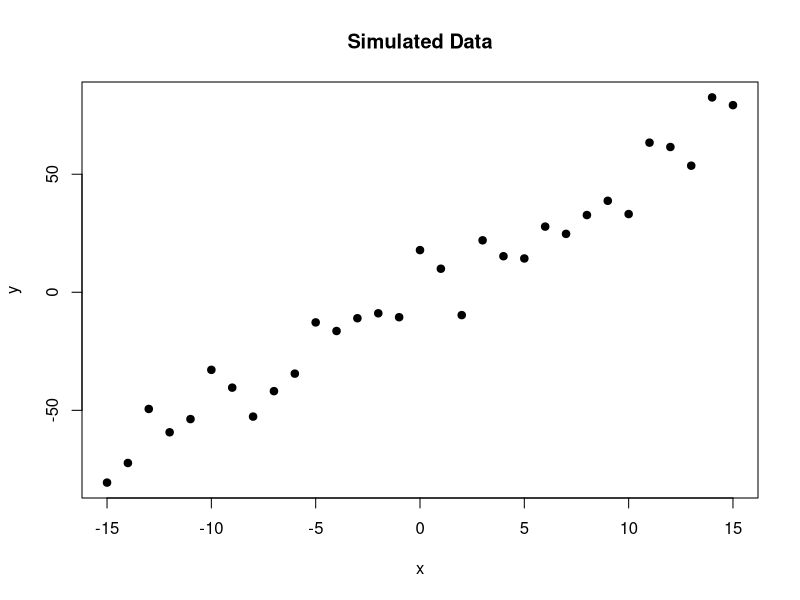
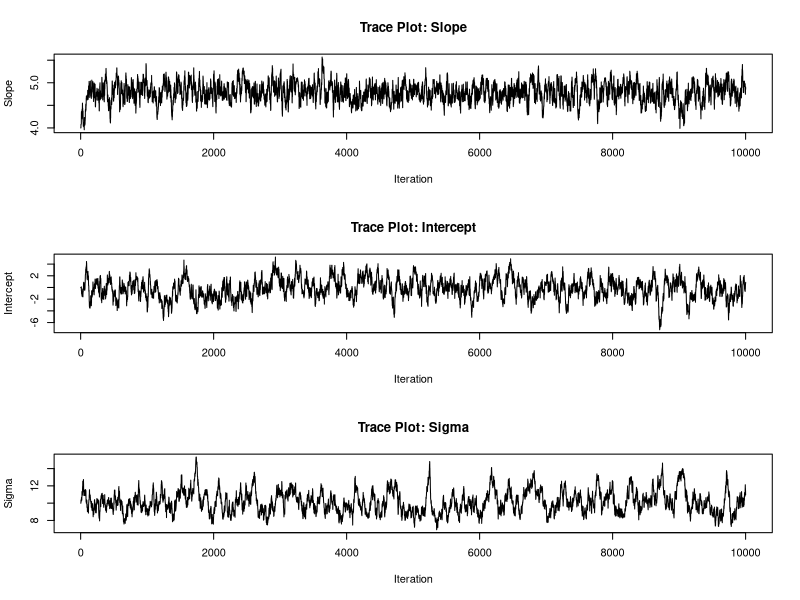
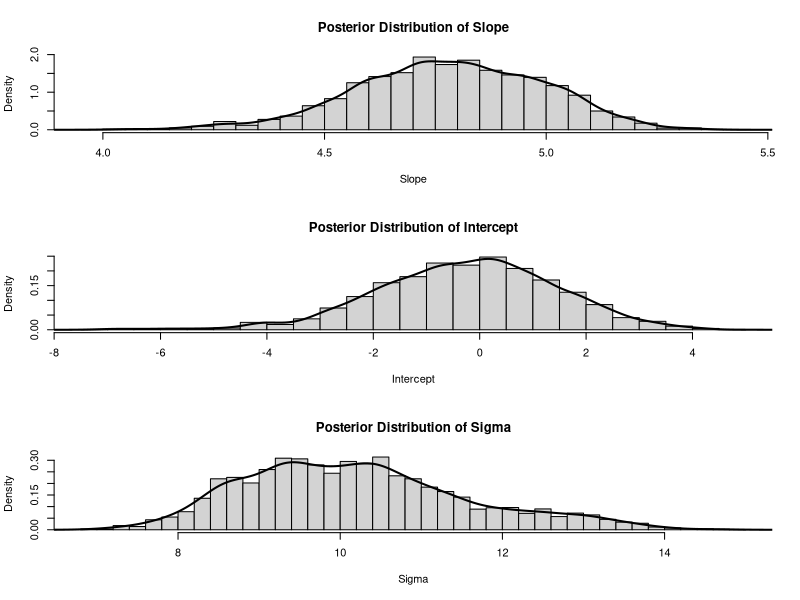

These figures' R source, in order:
## ---- chunk 1
knitr::opts_chunk$set(
  echo = TRUE,
  message = FALSE,
  warning = FALSE,
  fig.width = 8,
  fig.height = 5
)
## ---- chunk 2
set.seed(123)

#-----------------------------
# 1. Generate simulated data
#-----------------------------

trueA  <- 5
trueB  <- 0
trueSd <- 10

sampleSize <- 31

x <- (-(sampleSize - 1) / 2):
      ((sampleSize - 1) / 2)

y <- trueA * x +
     trueB +
     rnorm(
       n = sampleSize,
       mean = 0,
       sd = trueSd
     )

plot(
  x,
  y,
  main = "Simulated Data",
  xlab = "x",
  ylab = "y",
  pch = 19
)

#-----------------------------
# 2. Log-likelihood
#-----------------------------

log_likelihood <- function(param) {

  a     <- param[1]
  b     <- param[2]
  sigma <- param[3]

  if (!is.finite(sigma) || sigma <= 0) {
    return(-Inf)
  }

  predicted_mean <- a * x + b

  log_density <- dnorm(
    y,
    mean = predicted_mean,
    sd = sigma,
    log = TRUE
  )

  return(sum(log_density))
}

#-----------------------------
# 3. Log-prior
#-----------------------------

log_prior <- function(param) {

  a     <- param[1]
  b     <- param[2]
  sigma <- param[3]

  if (
    a < 0 ||
    a > 10 ||
    sigma <= 0 ||
    sigma > 30
  ) {
    return(-Inf)
  }

  log_prior_a <- dunif(
    a,
    min = 0,
    max = 10,
    log = TRUE
  )

  log_prior_b <- dnorm(
    b,
    mean = 0,
    sd = 5,
    log = TRUE
  )

  log_prior_sigma <- dunif(
    sigma,
    min = 0,
    max = 30,
    log = TRUE
  )

  return(
    log_prior_a +
    log_prior_b +
    log_prior_sigma
  )
}

#-----------------------------
# 4. Log-posterior
#-----------------------------

log_posterior <- function(param) {

  lp <- log_prior(param)

  if (!is.finite(lp)) {
    return(-Inf)
  }

  return(
    log_likelihood(param) + lp
  )
}

#-----------------------------
# 5. Proposal distribution
#-----------------------------

proposal_function <- function(param) {

  rnorm(
    n = 3,
    mean = param,
    sd = c(0.1, 0.5, 0.3)
  )
}

#-----------------------------
# 6. Metropolis algorithm
#-----------------------------

run_metropolis_MCMC <- function(
  start_value,
  iterations
) {

  chain <- matrix(
    NA_real_,
    nrow = iterations + 1,
    ncol = 3
  )

  colnames(chain) <- c(
    "slope",
    "intercept",
    "sigma"
  )

  chain[1, ] <- start_value

  accepted <- 0

  for (i in seq_len(iterations)) {

    current <- chain[i, ]

    proposal <- proposal_function(current)

    log_acceptance_ratio <-
      log_posterior(proposal) -
      log_posterior(current)

    if (
      is.finite(log_acceptance_ratio) &&
      log(runif(1)) < min(0, log_acceptance_ratio)
    ) {

      chain[i + 1, ] <- proposal
      accepted <- accepted + 1

    } else {

      chain[i + 1, ] <- current
    }
  }

  return(
    list(
      chain = chain,
      acceptance_rate = accepted / iterations
    )
  )
}

#-----------------------------
# 7. Run MCMC
#-----------------------------

start_value <- c(
  slope = 4,
  intercept = 0,
  sigma = 10
)

fit <- run_metropolis_MCMC(
  start_value = start_value,
  iterations = 10000
)

chain <- fit$chain

fit$acceptance_rate

#-----------------------------
# 8. Remove burn-in
#-----------------------------

burn_in <- 5000

post_chain <- chain[
  (burn_in + 1):nrow(chain),
  ,
  drop = FALSE
]

#-----------------------------
# 9. Posterior summaries
#-----------------------------

posterior_mean <- colMeans(post_chain)

posterior_interval <- apply(
  post_chain,
  2,
  quantile,
  probs = c(0.025, 0.5, 0.975)
)

posterior_mean
posterior_interval

#-----------------------------
# 10. Summary table
#-----------------------------

posterior_summary <- data.frame(
  Parameter = colnames(post_chain),
  Mean = colMeans(post_chain),
  Median = apply(post_chain, 2, median),
  SD = apply(post_chain, 2, sd),
  Lower_95 = apply(
    post_chain,
    2,
    quantile,
    probs = 0.025
  ),
  Upper_95 = apply(
    post_chain,
    2,
    quantile,
    probs = 0.975
  )
)

posterior_summary

#-----------------------------
# 11. Trace plots
#-----------------------------

par(mfrow = c(3, 1))

plot(
  chain[, "slope"],
  type = "l",
  main = "Trace Plot: Slope",
  xlab = "Iteration",
  ylab = "Slope"
)

plot(
  chain[, "intercept"],
  type = "l",
  main = "Trace Plot: Intercept",
  xlab = "Iteration",
  ylab = "Intercept"
)

plot(
  chain[, "sigma"],
  type = "l",
  main = "Trace Plot: Sigma",
  xlab = "Iteration",
  ylab = "Sigma"
)

par(mfrow = c(1, 1))

#-----------------------------
# 12. Posterior distributions
#-----------------------------

par(mfrow = c(3, 1))

hist(
  post_chain[, "slope"],
  breaks = 30,
  probability = TRUE,
  main = "Posterior Distribution of Slope",
  xlab = "Slope"
)

lines(
  density(post_chain[, "slope"]),
  lwd = 2
)

hist(
  post_chain[, "intercept"],
  breaks = 30,
  probability = TRUE,
  main = "Posterior Distribution of Intercept",
  xlab = "Intercept"
)

lines(
  density(post_chain[, "intercept"]),
  lwd = 2
)

hist(
  post_chain[, "sigma"],
  breaks = 30,
  probability = TRUE,
  main = "Posterior Distribution of Sigma",
  xlab = "Sigma"
)

lines(
  density(post_chain[, "sigma"]),
  lwd = 2
)

par(mfrow = c(1, 1))
## ---- chunk 3
mean(post_chain[, "slope"] > 0)
